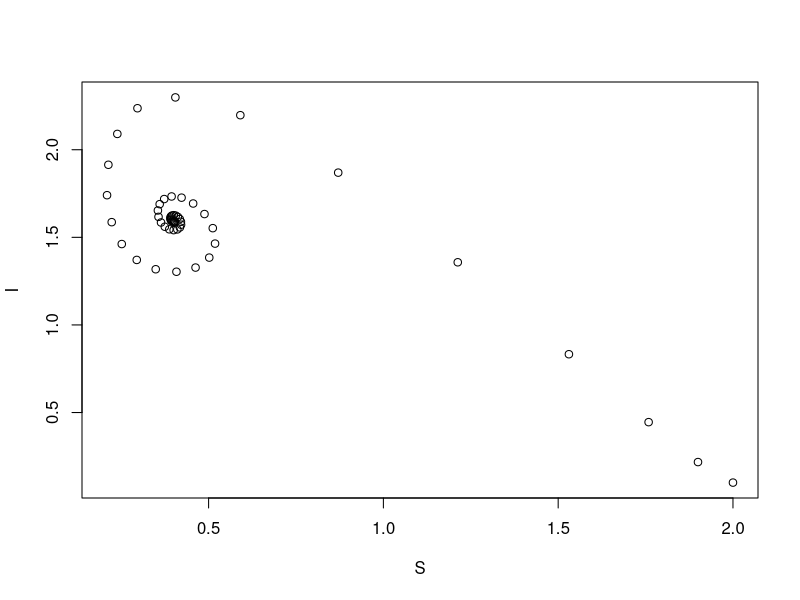

This figure's R source: (Note: this script raises an error after producing the figure.)
## ---- chunk 1
knitr::opts_chunk$set(echo = TRUE)
## ---- chunk 2
if(!require("deSolve")) install.packages("deSolve")
library("deSolve")
## ---- chunk 3
SIR_model <- function(time, state, params){
  S <- state["S"] # susceptible population
  I <- state["I"] # infected population
  alpha <- params["alpha"] # rate at which infected host leaves this class (dies or recovers)
  beta <- params["beta"] # rate at which susceptible becomes infected (increase of infected pop)
  K <- params["K"] # carrying capacity, max pop size of a specific population, given by r/alpha, intrinsic growth rate divided by the coeff of intraspecific competition"
  r <- params["r"] # intrinsic growth rate of the population
  
  dS <- (r * (1 - (S/K))) * S - (beta * S * I)
  dI <- (beta * S * I) - (alpha * I)
  
  return(list(c(dS, dI)))
}
## ---- chunk 4
state <- c(S=2, I=0.1)
params <- c(
  alpha=0.2,
  beta=0.5,
  K=2,
  r=1
)
time <- seq(0, 50, by = 1)
out <- ode(
  state,
  time,
  SIR_model,
  params
)
df.out <- as.data.frame(out)
plot(
  df.out$I~df.out$S,
  xlab="S",
  ylab="I",
  #xlim=c(0, 1.5),
  #ylim=c(0,5)
  )
abline(v = epid_thresh, col = "blue")
abline(a = 1/0.5, b = (-1/(2*0.5)), col = "red")
